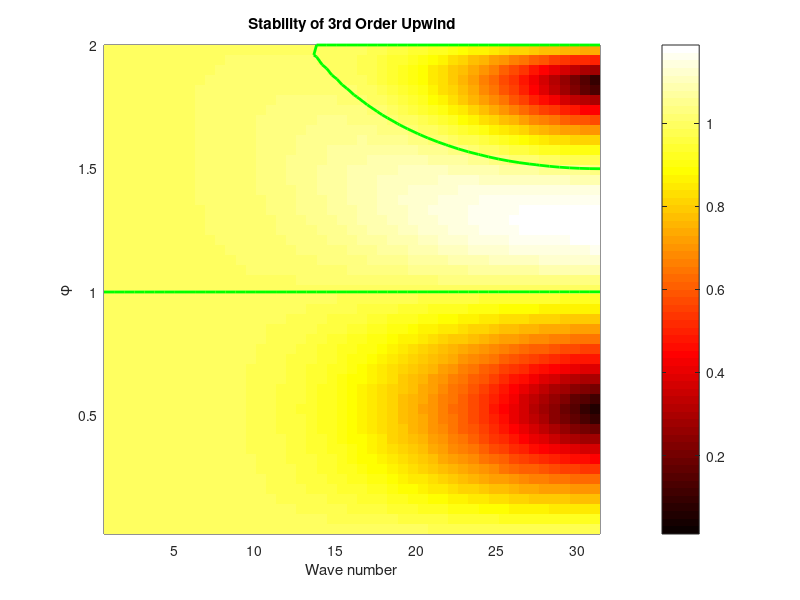
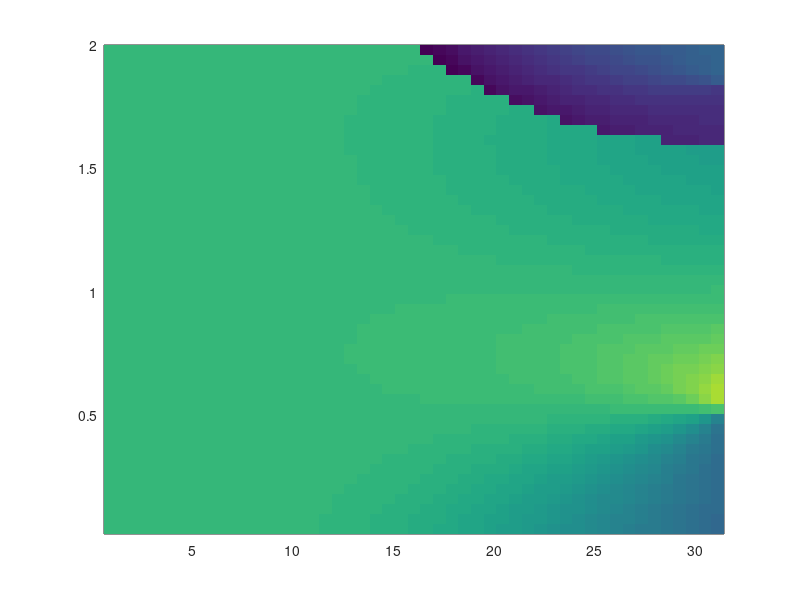

MATLAB code for these plots, in order: (Note: this script raises an error after producing the figures.)
% Stability and Phase Analysis of 3rd Order Upwind Method
% Kevin Roberts
% Written Spetember 2024

clear all
close all
clc

L=10; J=100; dx=L/J; c=1;

pi*J/L

% define a vector of wave numbers
khat=2*pi*[1:J/2]/J;    % equivalent to 2*pi*k/L*dx

length(khat)

% define a vector of phi to test
nphi=50; phi=linspace(1/nphi,2,nphi); % we start at a small phi rather than zero 
                        
% define a 2D grid of k, phi for density plotting
[K,Phi]=meshgrid(khat,phi);

a_neg2 = 1/6*(Phi.^3 - Phi);
a_neg1 = 1/2*(2*Phi + Phi.^2 - Phi.^3);
a_0 = 1 - 1/2*Phi - Phi.^2 + 1/2*Phi.^3;
a_1 = 1/6*(-2*Phi + 3*Phi.^2 - Phi.^3);

% calculate the (complex) von Neumann multiplier 3rd Order Upwind
A = a_1.*exp(i*K) + a_0 + a_neg1.*exp(-i*K) + a_neg2.*exp(-2*i*K);

% % FOR LAX-WENDROFF
% % calculate the (complex) von Neumann multiplier Lax-Wendroff
%A = 1 -.5*Phi.*(exp(i*K) -exp(-i*K)) ...
    %+.5*Phi.^2.*(exp(i*K) +exp(-i*K) -2);

Lambda=abs(A);

% plot results as a hot density plot, with an additional (green) contour 
% indicating lambda = 1
pcolor(K/dx,Phi,Lambda), shading flat, colormap hot, colorbar
hold on, contour(K/dx,Phi,Lambda,[1 1],'g','LineWidth',2), hold off
xlabel('Wave number'), ylabel('\phi')
% title('Stability of Lax-Wendroff')
title('Stability of 3rd Order Upwind')

% now for phase speed ratio
Dt=dx/c*Phi;   % matrix of delta ts
Omega=-atan2(imag(A),real(A))./Dt;
Phase_Ratio=dx/c*Omega./K;      % because the K has a factor of dx in it

% density plot
figure
pcolor(K/dx,Phi,Phase_Ratio), shading flat, colormap parula, colorbar
hold on, contour(K/dx,Phi,Phase_Ratio,[1 1],'b','LineWidth',2), hold off
xlabel('Wave number'), ylabel('\phi')
% title('Phase Speed Ratio for Lax-Wendroff')
title('Phase Speed Ratio for 3rd Order Upwind')